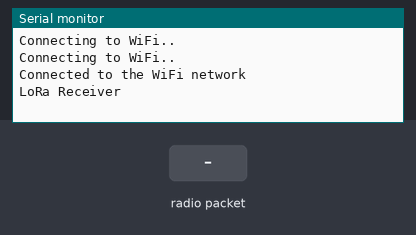
Bench run of a sketch on a simulated ESP32. Shown: the last lines printed to the serial monitor. The inputs (shaded band) are chosen by the test bench. WiFi joins after 1.5 s; servers stay silent unless stated; uploads are accepted with an empty reply; no radio packets arrive unless stated.

Above: at 7.2 s.
7.3 s: radio packet "1" arrives
At 9.5 s:
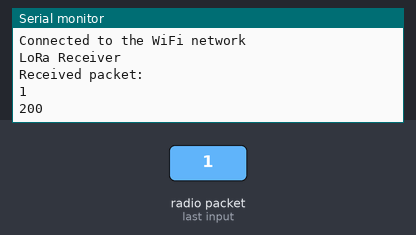
9.8 s: radio packet "0" arrives
At 10.5 s:
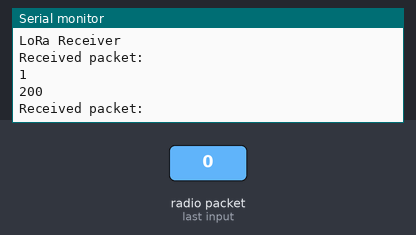
11.3 s: radio packet "2" arrives
At 14.4 s:
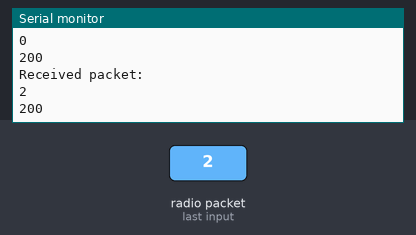
Timing chart, 0 to 15.9 s (numbered marks = the images above; inputs shaded):
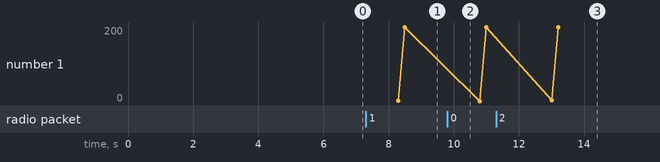

The sketch:

LoRaReceiver.ino
```cpp
#include <SPI.h>
#include <LoRa.h>
#include <WiFi.h>
#include <HTTPClient.h>

const char* ssid = "";
const char* password = "";

void setup() {

  Serial.begin(9600);
  while (!Serial);

  delay(4000);
  WiFi.begin(ssid, password);

  while (WiFi.status() != WL_CONNECTED) {
    delay(1000);
    Serial.println("Connecting to WiFi..");
  }

  Serial.println("Connected to the WiFi network");


  Serial.println("LoRa Receiver");
  LoRa.setPins(18,14,26);

  if (!LoRa.begin(868E6)) {//Es la frequencia de europa
    Serial.println("Starting LoRa failed!");
    while (1);
  }
}

void loop() {
  //RECIVING A PACKET
  String packet="";
  // try to parse packet
  int packetSize = LoRa.parsePacket();//Mira si le ha llegado algo
  if (packetSize) { //Si le ha llegado...
    // received a packet
    Serial.print("Received packet: \n");

    // read packet
    while (LoRa.available()) {
      packet = LoRa.readString();
    }

    // print the packet
    Serial.println(packet);

    //SEND POST REQUEST
        if ((WiFi.status() == WL_CONNECTED)) { //Check the current connection status
      HTTPClient http;

      http.begin("http://jaimesarrion.freemyip.com:10000/mediciones"); //Specify the URL
      http.addHeader("Content-Type", "text/plain");
      int httpResponse = http.POST(packet);     //Make the request

      if (httpResponse > 0) { //Check for the returning code
          String response = http.getString();
          Serial.println(httpResponse);
          Serial.println(response);
      }
      else {
        Serial.println("Error on HTTP request");
      }
      http.end(); //Free the resources
    }
    delay(1000);
  }


}
```

Measured:
- after the input at 7.3 s, the serial monitor: prints a new line at once (image 1)
- after the input at 11.3 s, the serial monitor: prints a new line after 1.7 s (image 3)
